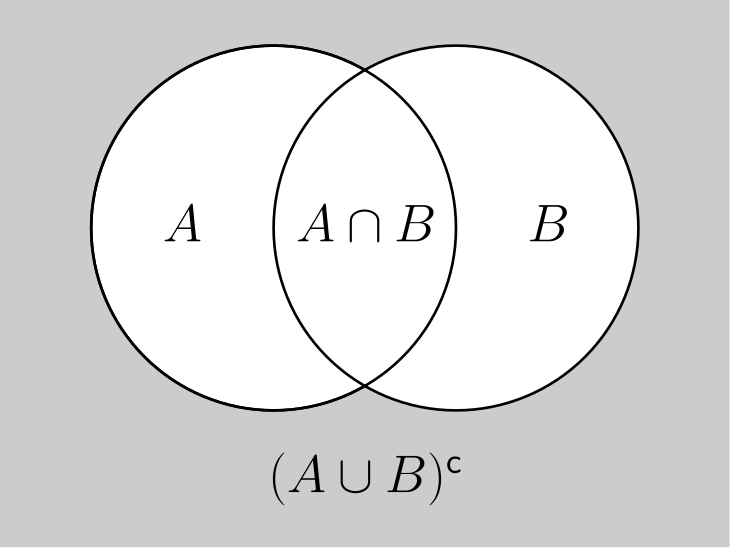

Reproduce this figure in Python.
import numpy as np, matplotlib.pyplot as plt, matplotlib.transforms as transforms
from matplotlib import rcParams
from pathlib import Path

rcParams['font.family'] = 'Computer Modern'
rcParams['text.usetex'] = True
rcParams['text.latex.preamble'] = r'\usepackage{amsmath}'

fig = plt.figure(figsize=(8, 6))
ax = fig.add_subplot()
ax.set_aspect('equal')
ax.axis('off')
ax.set_xlim(-8, 8)
ax.set_ylim(-6, 6)

fig.patch.set_facecolor((0.8, 0.8, 0.8))

ax.add_patch(plt.Circle(
    xy=(-2, 1),
    radius=4,
    facecolor='white',
    edgecolor='black',
    linewidth=2
))
ax.add_patch(plt.Circle(
    xy=(2, 1),
    radius=4,
    facecolor='white',
    edgecolor='black',
    linewidth=2
))
ax.add_patch(plt.Circle(
    xy=(-2, 1),
    radius=4,
    facecolor='none',
    edgecolor='black',
    linewidth=2
))

ax.annotate(
    xy=(0, 1),
    text=r'$A \cap B$',
    fontsize=40,
    va='center',
    ha='center'
)

ax.annotate(
    xy=(-4, 1),
    text='$A$',
    fontsize=40,
    va='center',
    ha='center'
)

ax.annotate(
    xy=(4, 1),
    text='$B$',
    fontsize=40,
    va='center',
    ha='center'
)

ax.annotate(
    xy=(0, -4.5),
    text=r'$(A \cup B)^{\mathsf{c}}$',
    fontsize=40,
    va='center',
    ha='center'
)

plt.tight_layout()

plt.savefig(Path(__file__).with_suffix('.svg'), format="svg", bbox_inches="tight", pad_inches=0)
